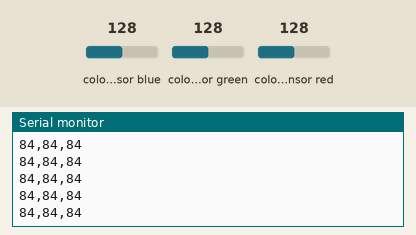
This sketch was run on a simulated Arduino Uno, built with avr-gcc and run on an emulated ATmega328P. Parts: the last lines printed to the serial monitor. Inputs (shaded band) come from the test bench; at power-on: colour sensor blue 128, colour sensor green 128, colour sensor red 128.

Above: at 2.2 s.
2.3 s: colour sensor blue set to 5
At 2.54 s:
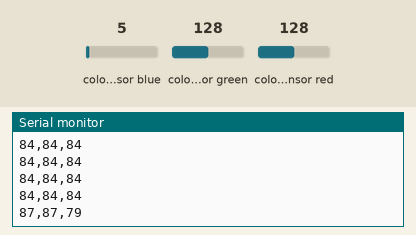
3.8 s: colour sensor green set to 5
At 3.9 s:
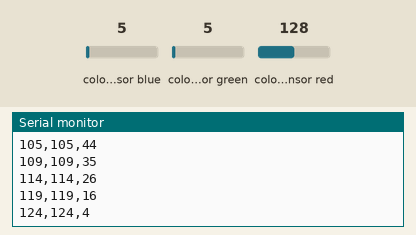
5.3 s: colour sensor red set to 5
At 5.41 s:
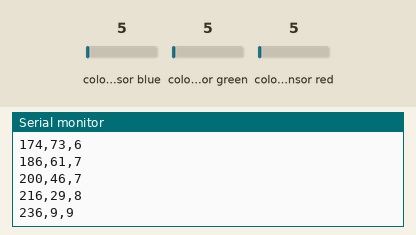
Timing chart, 0 to 8.3 s (numbered marks = the images above; inputs shaded):
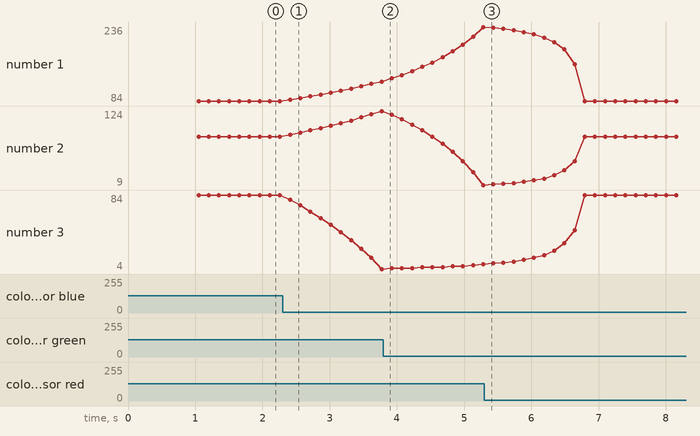

The sketch:

cari-sample.ino
```cpp
#include <Wire.h>
#include <Adafruit_TCS34725.h>

// Inisialisasi sensor (integration time & gain disesuaikan)
Adafruit_TCS34725 tcs = Adafruit_TCS34725(
  TCS34725_INTEGRATIONTIME_50MS,
  TCS34725_GAIN_4X
);

// Buffer untuk moving average
const int SAMPLES = 10;
uint32_t r_buffer[SAMPLES] = {0};
uint32_t g_buffer[SAMPLES] = {0};
uint32_t b_buffer[SAMPLES] = {0};
uint32_t c_buffer[SAMPLES] = {0};

int buf_index = 0;
bool buffer_full = false;

void setup() {
  Serial.begin(115200);
  delay(1000);

  if (!tcs.begin()) {
    Serial.println("ERROR: Sensor tidak ditemukan!");  // Tetap ada error message di setup
    while (1) delay(1000);
  }

  Serial.println("OK");  // Hanya ini di setup, lalu langsung ke loop
}

void loop() {
  uint16_t r, g, b, c;

  tcs.getRawData(&r, &g, &b, &c);

  // Masukkan ke buffer (circular)
  r_buffer[buf_index] = r;
  g_buffer[buf_index] = g;
  b_buffer[buf_index] = b;
  c_buffer[buf_index] = c;

  buf_index++;
  if (buf_index >= SAMPLES) {
    buf_index = 0;
    buffer_full = true;
  }

  // Hitung rata-rata
  uint32_t sum_r = 0, sum_g = 0, sum_b = 0, sum_c = 0;
  int count = buffer_full ? SAMPLES : buf_index;

  for (int i = 0; i < count; i++) {
    sum_r += r_buffer[i];
    sum_g += g_buffer[i];
    sum_b += b_buffer[i];
    sum_c += c_buffer[i];
  }

  float avg_r = (float)sum_r / count;
  float avg_g = (float)sum_g / count;
  float avg_b = (float)sum_b / count;
  float avg_c = (float)sum_c / count;

  // Normalisasi (hindari pembagian 0)
  float r_norm = 0, g_norm = 0, b_norm = 0;
  if (avg_c > 10) {
    r_norm = (avg_r / avg_c) * 255.0;
    g_norm = (avg_g / avg_c) * 255.0;
    b_norm = (avg_b / avg_c) * 255.0;
  }

  // Batasi 0-255
  r_norm = constrain(r_norm, 0, 255);
  g_norm = constrain(g_norm, 0, 255);
  b_norm = constrain(b_norm, 0, 255);

  // Output langsung: R,G,B
  Serial.print((int)r_norm);
  Serial.print(",");
  Serial.print((int)g_norm);
  Serial.print(",");
  Serial.println((int)b_norm);

  delay(100);
}
```

Measured:
- after the input at 2.3 s, the serial monitor: prints a new line after 0.11 s (image 1)
- plotted number 1: 84 → 124 after the input at 2.3 s, 124 → 236 after the input at 3.8 s
- plotted number 2: 84 → 124 after the input at 2.3 s, 124 → 9 after the input at 3.8 s
- plotted number 3: 84 → 4 after the input at 2.3 s, 4 → 9 after the input at 3.8 s
